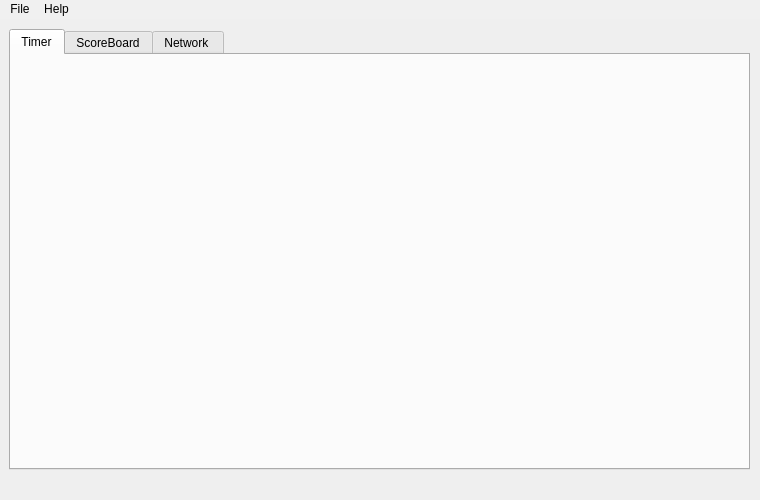
<?xml version="1.0" encoding="UTF-8"?>
<ui version="4.0">
 <class>MainWindow</class>
 <widget class="QMainWindow" name="MainWindow">
  <property name="geometry">
   <rect>
    <x>0</x>
    <y>0</y>
    <width>760</width>
    <height>500</height>
   </rect>
  </property>
  <property name="minimumSize">
   <size>
    <width>760</width>
    <height>500</height>
   </size>
  </property>
  <property name="maximumSize">
   <size>
    <width>760</width>
    <height>500</height>
   </size>
  </property>
  <property name="windowTitle">
   <string>eSports Stream Tools v0</string>
  </property>
  <property name="animated">
   <bool>true</bool>
  </property>
  <widget class="QWidget" name="main_view">
   <layout class="QGridLayout" name="gridLayout_4">
    <item row="0" column="0">
     <widget class="QTabWidget" name="main_function_tab_widget">
      <property name="minimumSize">
       <size>
        <width>741</width>
        <height>441</height>
       </size>
      </property>
      <property name="maximumSize">
       <size>
        <width>741</width>
        <height>441</height>
       </size>
      </property>
      <property name="currentIndex">
       <number>0</number>
      </property>
      <widget class="QWidget" name="timer_tab">
       <attribute name="title">
        <string>Timer</string>
       </attribute>
       <layout class="QGridLayout" name="timer_tab_layout">
        <property name="leftMargin">
         <number>0</number>
        </property>
        <property name="topMargin">
         <number>0</number>
        </property>
        <property name="rightMargin">
         <number>0</number>
        </property>
        <property name="bottomMargin">
         <number>0</number>
        </property>
        <property name="spacing">
         <number>0</number>
        </property>
       </layout>
      </widget>
      <widget class="QWidget" name="socre_tab">
       <attribute name="title">
        <string>ScoreBoard</string>
       </attribute>
       <layout class="QGridLayout" name="score_tab_layout"/>
      </widget>
      <widget class="QWidget" name="network_tab">
       <attribute name="title">
        <string>Network </string>
       </attribute>
       <layout class="QGridLayout" name="network_tab_layout"/>
      </widget>
     </widget>
    </item>
   </layout>
  </widget>
  <widget class="QMenuBar" name="menu_bar">
   <property name="geometry">
    <rect>
     <x>0</x>
     <y>0</y>
     <width>760</width>
     <height>21</height>
    </rect>
   </property>
   <property name="styleSheet">
    <string notr="true">background-color: rgb(240, 240, 240);</string>
   </property>
   <widget class="QMenu" name="menu_file">
    <property name="title">
     <string>File</string>
    </property>
    <addaction name="action_setting"/>
    <addaction name="action_show_text_folder"/>
   </widget>
   <widget class="QMenu" name="menu_help">
    <property name="title">
     <string>Help</string>
    </property>
    <addaction name="action_github_page"/>
   </widget>
   <addaction name="menu_file"/>
   <addaction name="menu_help"/>
  </widget>
  <widget class="QStatusBar" name="status_bar">
   <property name="sizeGripEnabled">
    <bool>false</bool>
   </property>
  </widget>
  <action name="action_setting">
   <property name="text">
    <string>Setting</string>
   </property>
  </action>
  <action name="action_show_text_folder">
   <property name="text">
    <string>Show Text Folder</string>
   </property>
  </action>
  <action name="action_github_page">
   <property name="text">
    <string>Github page</string>
   </property>
  </action>
 </widget>
 <resources/>
 <connections/>
</ui>
